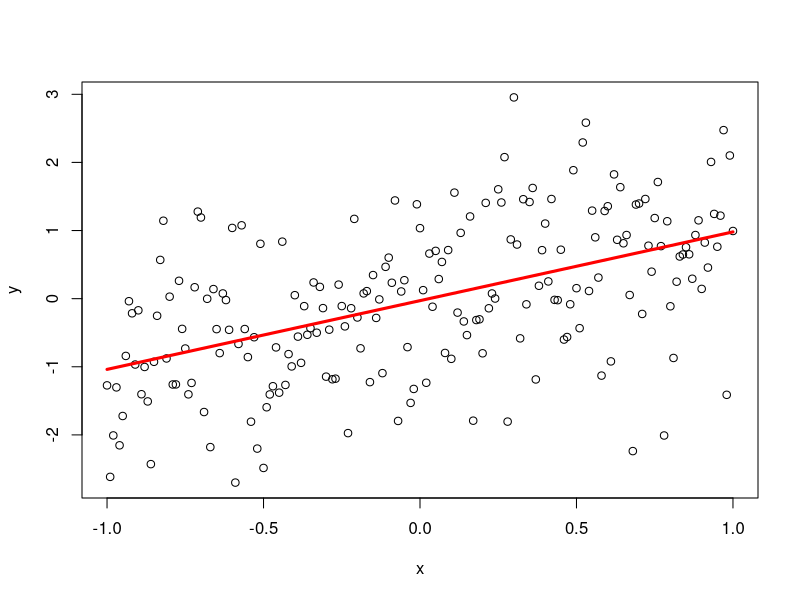
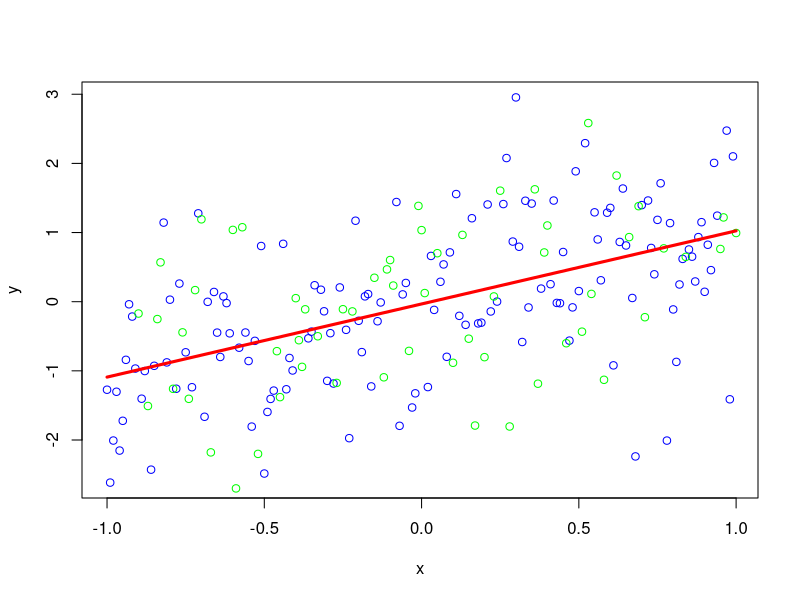

Reproduce these figures in R, in order.
### Linear model ###

set.seed(1224)

min = -1
max = 1
step = 0.01

x <- seq(min,max,step)
y <- rnorm(length(x))

df <- data.frame(x = x,
                 y = x+y)

modFit <- lm(y ~ x,df)
fn <- function(x) {x*modFit$coefficients[2]+modFit$coefficients[1]}

plot(df)
curve(fn,min,max,add=T,lwd=3,col="red")


### Linear prediction ###

set.seed(1224)
library(caret)

inTrain <- createDataPartition(df$y,p=0.7,list=F)
training <- df[inTrain,]
testing <- df[-inTrain,]

modFit <- lm(y ~ x, training)

plot(training,col="blue")
points(testing,col="green")
curve(fn,min,max,add=T,lwd=3,col="red")

